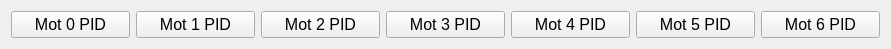
     <widget class="QWidget" name="horizontalLayoutWidget_3">
      <property name="geometry">
       <rect>
        <x>10</x>
        <y>10</y>
        <width>891</width>
        <height>44</height>
       </rect>
      </property>
      <layout class="QHBoxLayout" name="horizontalLayout_3">
       <item>
        <widget class="QPushButton" name="ManipMot0PidInd">
         <property name="enabled">
          <bool>true</bool>
         </property>
         <property name="sizePolicy">
          <sizepolicy hsizetype="Expanding" vsizetype="Expanding">
           <horstretch>0</horstretch>
           <verstretch>0</verstretch>
          </sizepolicy>
         </property>
         <property name="font">
          <font>
           <pointsize>12</pointsize>
           <weight>50</weight>
           <bold>false</bold>
           <kerning>true</kerning>
          </font>
         </property>
         <property name="text">
          <string>Mot 0 PID</string>
         </property>
        </widget>
       </item>
       <item>
        <widget class="QPushButton" name="ManipMot1PidInd">
         <property name="enabled">
          <bool>true</bool>
         </property>
         <property name="sizePolicy">
          <sizepolicy hsizetype="Expanding" vsizetype="Expanding">
           <horstretch>0</horstretch>
           <verstretch>0</verstretch>
          </sizepolicy>
         </property>
         <property name="font">
          <font>
           <pointsize>12</pointsize>
           <weight>50</weight>
           <bold>false</bold>
           <kerning>true</kerning>
          </font>
         </property>
         <property name="text">
          <string>Mot 1 PID</string>
         </property>
        </widget>
       </item>
       <item>
        <widget class="QPushButton" name="ManipMot2PidInd">
         <property name="enabled">
          <bool>true</bool>
         </property>
         <property name="sizePolicy">
          <sizepolicy hsizetype="Expanding" vsizetype="Expanding">
           <horstretch>0</horstretch>
           <verstretch>0</verstretch>
          </sizepolicy>
         </property>
         <property name="font">
          <font>
           <pointsize>12</pointsize>
           <weight>50</weight>
           <bold>false</bold>
           <kerning>true</kerning>
          </font>
         </property>
         <property name="text">
          <string>Mot 2 PID</string>
         </property>
        </widget>
       </item>
       <item>
        <widget class="QPushButton" name="ManipMot3PidInd">
         <property name="enabled">
          <bool>true</bool>
         </property>
         <property name="sizePolicy">
          <sizepolicy hsizetype="Expanding" vsizetype="Expanding">
           <horstretch>0</horstretch>
           <verstretch>0</verstretch>
          </sizepolicy>
         </property>
         <property name="font">
          <font>
           <pointsize>12</pointsize>
           <weight>50</weight>
           <bold>false</bold>
           <kerning>true</kerning>
          </font>
         </property>
         <property name="text">
          <string>Mot 3 PID</string>
         </property>
        </widget>
       </item>
       <item>
        <widget class="QPushButton" name="ManipMot4PidInd">
         <property name="enabled">
          <bool>true</bool>
         </property>
         <property name="sizePolicy">
          <sizepolicy hsizetype="Expanding" vsizetype="Expanding">
           <horstretch>0</horstretch>
           <verstretch>0</verstretch>
          </sizepolicy>
         </property>
         <property name="font">
          <font>
           <pointsize>12</pointsize>
           <weight>50</weight>
           <bold>false</bold>
           <kerning>true</kerning>
          </font>
         </property>
         <property name="text">
          <string>Mot 4 PID</string>
         </property>
        </widget>
       </item>
       <item>
        <widget class="QPushButton" name="ManipMot5PidInd">
         <property name="enabled">
          <bool>true</bool>
         </property>
         <property name="sizePolicy">
          <sizepolicy hsizetype="Expanding" vsizetype="Expanding">
           <horstretch>0</horstretch>
           <verstretch>0</verstretch>
          </sizepolicy>
         </property>
         <property name="font">
          <font>
           <pointsize>12</pointsize>
           <weight>50</weight>
           <bold>false</bold>
           <kerning>true</kerning>
          </font>
         </property>
         <property name="text">
          <string>Mot 5 PID</string>
         </property>
        </widget>
       </item>
       <item>
        <widget class="QPushButton" name="ManipMot6PidInd">
         <property name="enabled">
          <bool>true</bool>
         </property>
         <property name="sizePolicy">
          <sizepolicy hsizetype="Expanding" vsizetype="Expanding">
           <horstretch>0</horstretch>
           <verstretch>0</verstretch>
          </sizepolicy>
         </property>
         <property name="font">
          <font>
           <pointsize>12</pointsize>
           <weight>50</weight>
           <bold>false</bold>
           <kerning>true</kerning>
          </font>
         </property>
         <property name="text">
          <string>Mot 6 PID</string>
         </property>
        </widget>
       </item>
      </layout>
     </widget>
